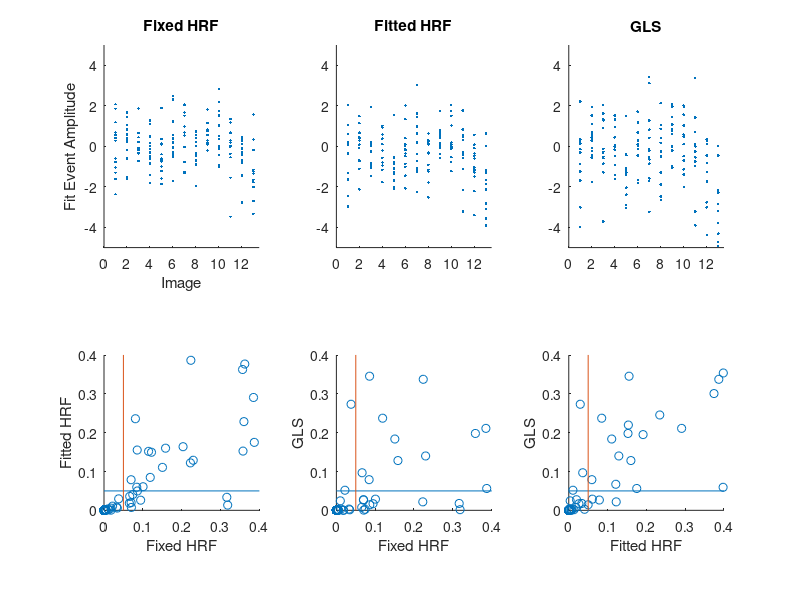

The MATLAB source for this figure:
clear; clc;
load results.mat

fit_types={'SPM','HRFfit','GLS','LOESS'};
p=zeros(3,13,13);

for fit=1:3
    eval(['amps=results.' fit_types{fit} '.amps;']);
    for image_A=1:13
        image_A_responses=amps(results.images==image_A);
        for image_B=1:image_A
            image_B_responses=amps(results.images==image_B);
            [~,p(fit,image_A,image_B),~,~]=ttest2(image_A_responses, image_B_responses);
        end
    end
end

%{
amps=results.LOESS.amp;
for image_A=1:13
    a=results.images==image_A;
    image_A_responses=amps(a(7:end));
    for image_B=1:image_A
        b=results.images==image_B;
        image_B_responses=amps(b(7:end));
        [~,p(4,image_A,image_B),~,~]=ttest2(image_A_responses, image_B_responses);
    end
end
%}

clear image_A image_B image_A_responses image_B_responses fit

%% figure
figure;

subplot(2,3,1)
scatter(results.images, results.SPM.amps,'.');
xlim([0,13.5])
ylim([-5 5])
title('Fixed HRF')
xlabel('Image')
ylabel('Fit Event Amplitude')

subplot(2,3,2)
scatter(results.images, results.HRFfit.amps,'.');
xlim([0,13.5])
ylim([-5 5])
title('Fitted HRF')

subplot(2,3,3)
scatter(results.images, results.GLS.amps,'.');
xlim([0,13.5])
ylim([-5 5])
title('GLS')

p1=p(1,:,:);
p2=p(2,:,:);
p3=p(3,:,:);

subplot(2,3,4)
scatter(p1(:),p2(:),'k.');
hold on;
plot([0 1],[0.05,0.05]);
plot([0.05,0.05],[0 1]);
xlim([0,0.4])
ylim([0,0.4])
xlabel('Fixed HRF')
ylabel('Fitted HRF')
axis square

subplot(2,3,5)
scatter(p1(:),p3(:),'k.');
hold on;
plot([0 1],[0.05,0.05]);
plot([0.05,0.05],[0 1]);
xlim([0,0.4])
ylim([0,0.4])
xlabel('Fixed HRF')
ylabel('GLS')
axis square

subplot(2,3,6)
scatter(p2(:),p3(:),'k.');
hold on;
plot([0 1],[0.05,0.05]);
plot([0.05,0.05],[0 1]);
xlim([0,0.4])
ylim([0,0.4])
xlabel('Fitted HRF')
ylabel('GLS')
axis square







